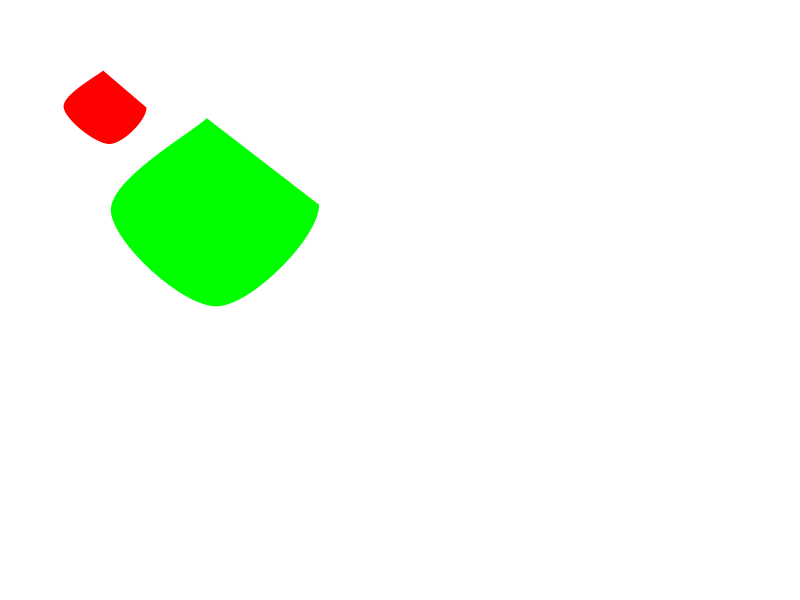
Frame 1 (no input)
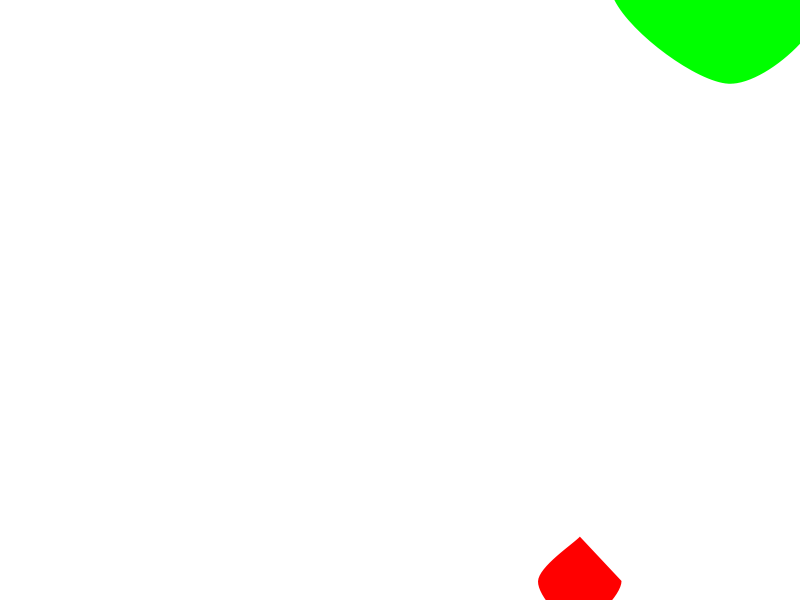
Frame 60 (the mouse pressed at the canvas centre just before this capture)
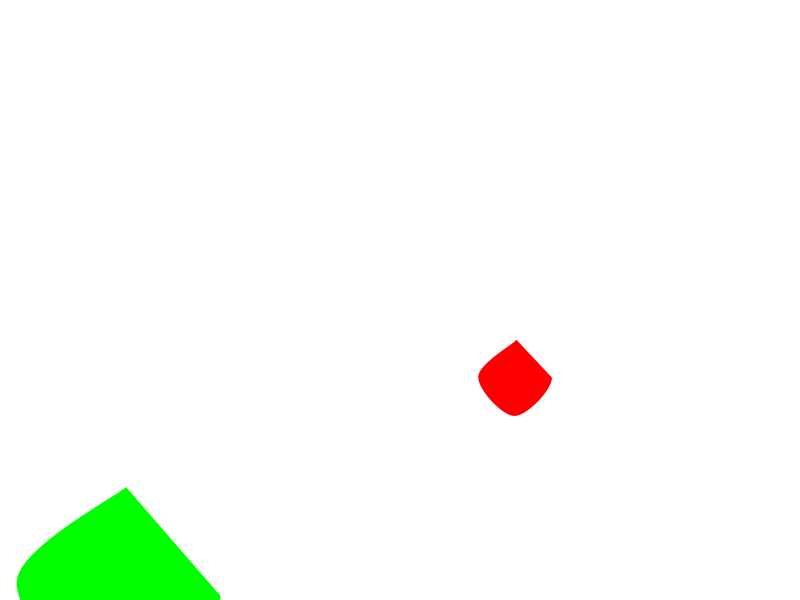
Frame 120 (the mouse held since frame 60 and released just before this capture)

The Processing sketch that drew these frames (run headless with seeded random() and noise(); from frame 60 on, the mouse is pressed at the canvas centre):

// Processing sketch: Blobs
// ── Blobs.pde
/*
 * Blobs
 *
 * Creative Computing Fall 2013
 * by Ryan Raffa
 * 11/19/13
 */

Blob blob1;
Blob blob2;

void setup() {
  frameRate(30);
  size(800,600);
  background(0);
  smooth();
  noStroke();
  blob1 = new Blob(200,200,100,10,color(0,255,0), 10);
  blob2 = new Blob(100,100,40,5,color(255,0,0), 8);
}

void draw() {
  
  background(255);
  
  blob1.updatePosition();
  blob1.drawBall();

  blob2.updatePosition();
  blob2.drawBall();

}

// ── Blob.pde
class Blob {
  
  // Properties
  int x;
  int y;
  int blobSize;
  int blobAdjust;
  color c;
  int xSpeed = 5;
  int ySpeed = 5;
  
  float blobPositions [] = new float [10];

  // Constructor
  Blob(int x,int y,int blobSize, int blobAdjust, color c, int s) {
    this.x = x;
    this.y = y;
    this.blobSize = blobSize;
    this.blobAdjust = blobAdjust;
    this.c = c;
    
    this.xSpeed = s;
    this.ySpeed = s;
    //or for shorthand, you can do this...
    // this.xSpeed = this.ySpeed = s;
  }

  // Methods
  void drawBall() {
    fill(this.c);

    beginShape();
    curveVertex(blobPositions[0], blobPositions[1]);
    curveVertex(blobPositions[2], blobPositions[3]);
    curveVertex(blobPositions[4], blobPositions[5]);
    curveVertex(blobPositions[6], blobPositions[7]);
    curveVertex(blobPositions[8], blobPositions[9]);
    curveVertex(blobPositions[0], blobPositions[1]);
    endShape();


  }
  
  void updatePosition() {
    if((this.x > width-this.blobSize/2)
    || (this.x < this.blobSize/2)) {
      this.xSpeed = -this.xSpeed;
    }

    if((this.y > height+this.blobSize)) {
      this.y = -this.blobSize;
    }


    
    this.x += this.xSpeed;
    this.y += this.ySpeed;
    
    blobPositions[0] = this.x+random(-blobAdjust,blobAdjust);
    blobPositions[1] = this.y-(blobSize+random(-blobAdjust,blobAdjust));
    blobPositions[2] = this.x+(blobSize+random(-blobAdjust,blobAdjust));
    blobPositions[3] = this.y+random(-blobAdjust,blobAdjust);
    blobPositions[4] = this.x+random(-blobAdjust,blobAdjust);
    blobPositions[5] = this.y+(blobSize+random(-blobAdjust,blobAdjust));
    blobPositions[6] = this.x-(blobSize+random(-blobAdjust,blobAdjust));
    blobPositions[7] = this.y+random(-blobAdjust,blobAdjust);
    blobPositions[8] = this.x+random(-blobAdjust,blobAdjust);
    blobPositions[9] = this.y-(blobSize+random(-blobAdjust,blobAdjust));
  }
}
